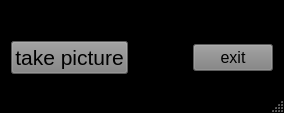
<?xml version="1.0" encoding="UTF-8"?>
<ui version="4.0">
 <class>MainWindow</class>
 <widget class="QMainWindow" name="MainWindow">
  <property name="geometry">
   <rect>
    <x>0</x>
    <y>0</y>
    <width>284</width>
    <height>113</height>
   </rect>
  </property>
  <property name="windowTitle">
   <string>FotoBox by Thomas Kais ©</string>
  </property>
  <property name="styleSheet">
   <string notr="true">#MainWindow {
	background-color:black;
}</string>
  </property>
  <widget class="QWidget" name="widget">
   <layout class="QGridLayout" name="gridLayout">
    <item row="0" column="0">
     <layout class="QVBoxLayout" name="mainLayout">
      <item>
       <widget class="QLabel" name="lblPhoto">
        <property name="sizePolicy">
         <sizepolicy hsizetype="Expanding" vsizetype="Expanding">
          <horstretch>0</horstretch>
          <verstretch>0</verstretch>
         </sizepolicy>
        </property>
        <property name="alignment">
         <set>Qt::AlignCenter</set>
        </property>
       </widget>
      </item>
      <item>
       <layout class="QHBoxLayout" name="secondRowLayout">
        <item>
         <widget class="QPushButton" name="btnStart">
          <property name="font">
           <font>
            <pointsize>16</pointsize>
           </font>
          </property>
          <property name="styleSheet">
           <string notr="true">background-color: grey;</string>
          </property>
          <property name="text">
           <string>take picture</string>
          </property>
         </widget>
        </item>
        <item>
         <spacer name="horizontalSpacer">
          <property name="orientation">
           <enum>Qt::Horizontal</enum>
          </property>
          <property name="sizeHint" stdset="0">
           <size>
            <width>0</width>
            <height>0</height>
           </size>
          </property>
         </spacer>
        </item>
        <item>
         <widget class="QPushButton" name="btnQuitApp">
          <property name="font">
           <font>
            <pointsize>12</pointsize>
           </font>
          </property>
          <property name="styleSheet">
           <string notr="true">background-color: grey;</string>
          </property>
          <property name="text">
           <string>exit</string>
          </property>
         </widget>
        </item>
       </layout>
      </item>
     </layout>
    </item>
   </layout>
  </widget>
  <widget class="QStatusBar" name="statusBar">
   <property name="font">
    <font>
     <pointsize>14</pointsize>
    </font>
   </property>
   <property name="styleSheet">
    <string notr="true">color:red;</string>
   </property>
  </widget>
 </widget>
 <layoutdefault spacing="6" margin="11"/>
 <tabstops>
  <tabstop>btnStart</tabstop>
  <tabstop>btnQuitApp</tabstop>
 </tabstops>
 <resources/>
 <connections/>
</ui>
